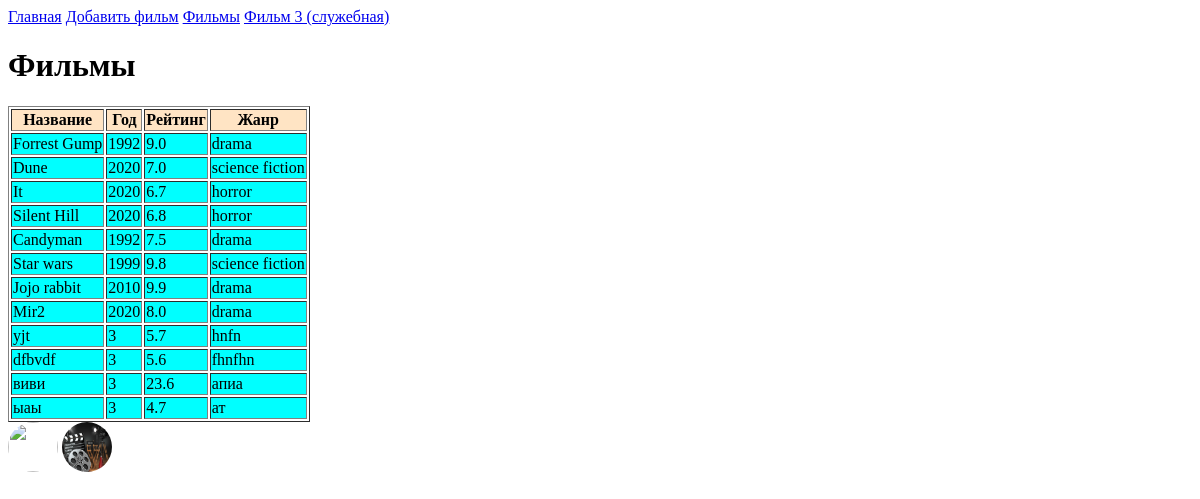
The app's page /films, older data.
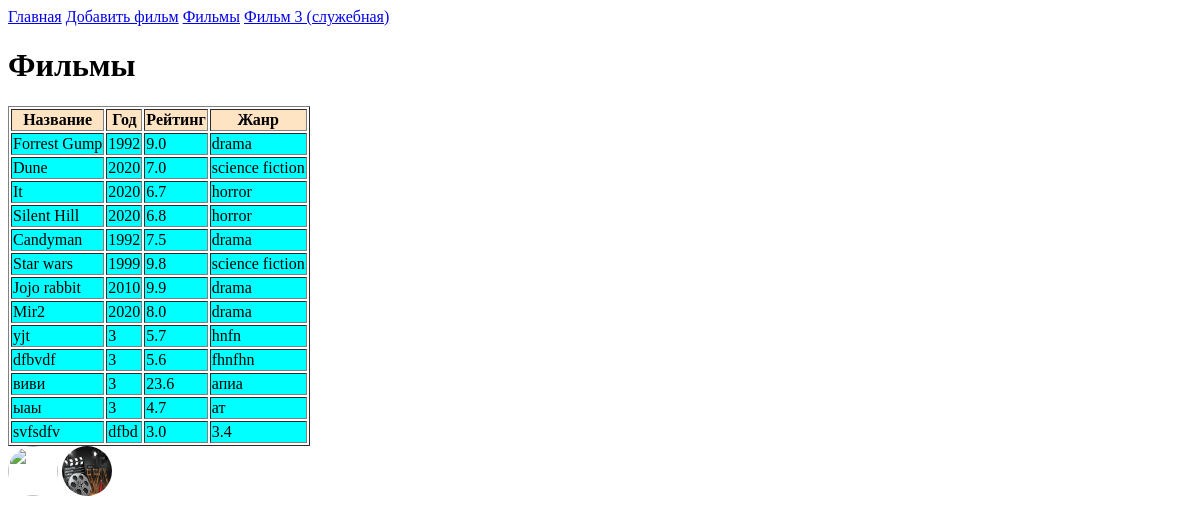
The same page, newer data.
### app.py (models this page shows, shortened)
class Film(db.Model):
    __tablename__ = 'Movies'  # Указываем название таблицы
    id = db.Column(db.Integer, primary_key=True)  # ID фильма (первичный ключ)
    name = db.Column(db.String(80))  # Название фильма
    year = db.Column(db.Integer)  # Год выпуска фильма
    rating = db.Column(db.Float)  # Рейтинг фильма
    genre = db.Column(db.String(80))  # Жанр фильма

### app.py (the view)
@app.route("/films" )
def films():
    films = Film.query.all()
    return render_template('films.html', films = films)

### templates/films.html (shortened to what this page needs)
<!DOCTYPE html>
<html>
  <head>
    <link rel="stylesheet" href="{{ url_for('static', filename='css/style.css') }}">
  </head>
  <body>
    <a href="http://127.0.0.1:5000">Главная</a>
    <a href="http://127.0.0.1:5000/film_form">Добавить фильм</a>
    <a href="http://127.0.0.1:5000/films">Фильмы</a>
    <a href="http://127.0.0.1:5000/film/3">Фильм 3 (служебная)</a>
    <h1>Фильмы</h1>
    <table border="1">
      <tr>
        <th>Название</th>
        <th>Год</th>
        <th>Рейтинг</th>
        <th>Жанр</th>
      </tr>
       {% for film in films %}
      <tr class="tr_films">
        <td>{{film.name}}</td>
        <td>{{film.year}}</td>
        <td>{{film.rating}}</td>
        <td>{{film.genre}}</td>
      </tr>
      {%endfor%}
    </table>
    <img src="https://cdn.culture.ru/images/850320f4-dc17-5a3b-aad4-8da56bb2a090" width="100" height="100">
    <img src="static/img/film.jpg"
  </body>
</html>

Row changes from the older to the newer data that the page shows:
added Film: name "svfsdfv", year "dfbd", rating "3.0", genre "3.4"
